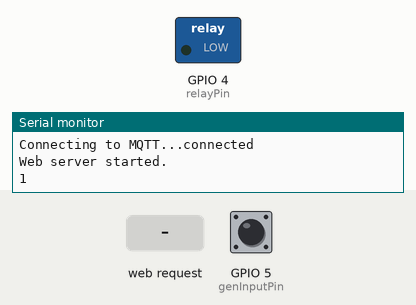
Recording of a sketch running on a simulated ESP8266 (NodeMCU). On the bench: switched loads named in the sketch (green lamp = pin HIGH), the last lines printed to the serial monitor. The test bench sets the inputs (shaded band); at power-on: GPIO 5 (genInputPin) HIGH. WiFi joins after 1.5 s; servers stay silent unless stated; no MQTT or app messages arrive unless stated.

Above: at 2.7 s.
2.8 s: HTTP request GET /on received
At 5.0 s:
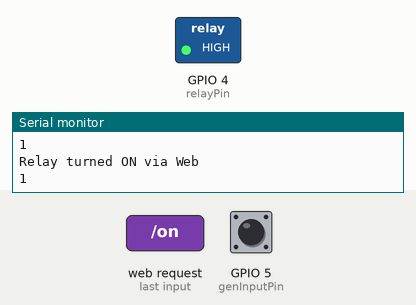
11.0 s: HTTP request GET /off received
At 12.3 s:
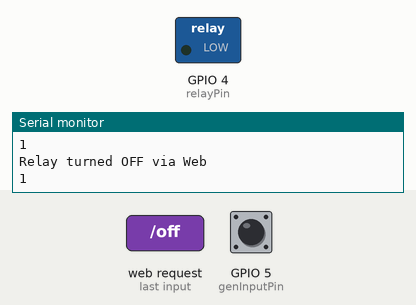
Timing chart, 0 to 14.0 s (numbered marks = the images above; inputs shaded):
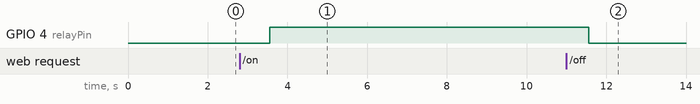

The sketch:

Generator_Arduino_V1.1.ino
```cpp
#include <ESP8266WiFi.h>
#include <WiFiManager.h> // Install this library
#include <PubSubClient.h> // Install this library
#include <ESP8266WebServer.h> // Install this library

// MQTT settings
const char* mqtt_server = "iot.giga.co.za"; // Replace with your MQTT server address
const int mqtt_port = 1883;                   // Replace with your MQTT server port
const char* mqtt_user = "homeassistant";      // Replace with your MQTT username
const char* mqtt_password = "h0m3@ss1$tant";  // Replace with your MQTT password
const char* mqtt_topic = "generator/tx/0002/cmnd/POWER";     // Replace with your MQTT topic

WiFiClient espClient;
PubSubClient client(espClient);
ESP8266WebServer server(80); // Web server on port 80

// Pin definitions
const int relayPin = 4; // GPIO 4 (Relay)
const int genInputPin = 5; // GPIO 5 (Input for generator)

// State tracking
bool relayState = LOW;     // Current state of the relay

// State tracking for GPIO 5
bool lastGenState = 1;

void setup() {
  Serial.begin(115200);
  pinMode(relayPin, OUTPUT);
  digitalWrite(relayPin, LOW);
  pinMode(genInputPin, INPUT_PULLUP);
  //pinMode(3, INPUT);

  // Setup WiFi
  WiFiManager wifiManager;
  wifiManager.setTimeout(180); // Timeout for configuration portal (180 seconds)

  if (!wifiManager.autoConnect("ESP8266_AutoConnect")) {
    Serial.println("Failed to connect to Wi-Fi. Restarting...");
    ESP.restart();
  }
  Serial.println("Connected to Wi-Fi!");

  // Setup MQTT
  client.setServer(mqtt_server, mqtt_port);
  client.setCallback(mqttCallback);
  connectToMQTT();

  // Setup Web Server
  setupWebServer();

  Serial.println("Web server started.");

}

void loop() {
  // Ensure MQTT connection
  if (!client.connected()) {
    connectToMQTT();
  }
  server.handleClient();  // Handles web server requests
  client.loop();

  // Monitor GPIO 5 state and send MQTT message if it changes
  bool currentGenState = digitalRead(5);
  Serial.println(currentGenState);
  if (currentGenState != lastGenState) {
    lastGenState = currentGenState; // Update the state
    if (currentGenState == 0) {
      client.publish(mqtt_topic, "GEN ON");
      Serial.println("Generator ON detected, message sent: GEN ON");
    } else {
      client.publish(mqtt_topic, "GEN OFF");
      Serial.println("Generator OFF detected, message sent: GEN OFF");
    }
  }
  delay(2000);
}

// Connect to the MQTT server
void connectToMQTT() {
  while (!client.connected()) {
    Serial.print("Connecting to MQTT...");
    if (client.connect("ESP8266Client", mqtt_user, mqtt_password)) {
      Serial.println("connected");
      client.subscribe(mqtt_topic);
    } else {
      Serial.print("failed, rc=");
      Serial.print(client.state());
      Serial.println(" retrying in 5 seconds...");
      delay(5000);
    }
  }
}

// Setup the web server routes
void setupWebServer() {
  server.on("/", []() {
    String html = "<html><head><title>Relay Control</title></head><body>";
    html += "<h1>ESP8266 Relay Control</h1>";
    html += "<p>Relay State: <span style='color:";
    html += (relayState == HIGH) ? "green'>ON</span>" : "red'>OFF</span>";
    html += "</p>";
    html += "<button onclick=\"location.href='/on'\">Turn ON</button>";
    html += "<button onclick=\"location.href='/off'\">Turn OFF</button>";
    html += "</body></html>";
    server.send(200, "text/html", html);
  });

  server.on("/on", []() {
    relayState = HIGH;
    digitalWrite(relayPin, HIGH);
    server.sendHeader("Location", "/"); // Redirect back to the main page
    server.send(303);
    Serial.println("Relay turned ON via Web");
  });

  server.on("/off", []() {
    relayState = LOW;
    digitalWrite(relayPin, LOW);
    server.sendHeader("Location", "/"); // Redirect back to the main page
    server.send(303);
    Serial.println("Relay turned OFF via Web");
  });

  server.begin();
}

// Handle incoming MQTT messages
void mqttCallback(char* topic, byte* payload, unsigned int length) {
  String message;
  for (unsigned int i = 0; i < length; i++) {
    message += (char)payload[i];
  }
  Serial.print("Message received: ");
  Serial.println(message);

  if (message == "ON") {
    digitalWrite(relayPin, HIGH);
    Serial.println("Relay ON");
  } else if (message == "OFF") {
    digitalWrite(relayPin, LOW);
    Serial.println("Relay OFF");
  } else if (message == "IP") {

    sendIPAddress();
    Serial.println(WiFi.localIP());
  }
}

void sendIPAddress() {
  if (WiFi.status() == WL_CONNECTED) {
    IPAddress ip = WiFi.localIP();
    char ipStr[16]; // Buffer to hold the IP string
    snprintf(ipStr, sizeof(ipStr), "%d.%d.%d.%d", ip[0], ip[1], ip[2], ip[3]); // Convert IP to string
    client.publish(mqtt_topic, ipStr); // Publish the IP to the topic "device/ip"
    Serial.print("Published IP Address: ");
    Serial.println(ipStr);
  }
}
```

Measured:
- after the input at 2.8 s, GPIO 4 (relayPin): LOW → HIGH after 0.76 s
- after the input at 11.0 s, GPIO 4 (relayPin): HIGH → LOW after 0.56 s
